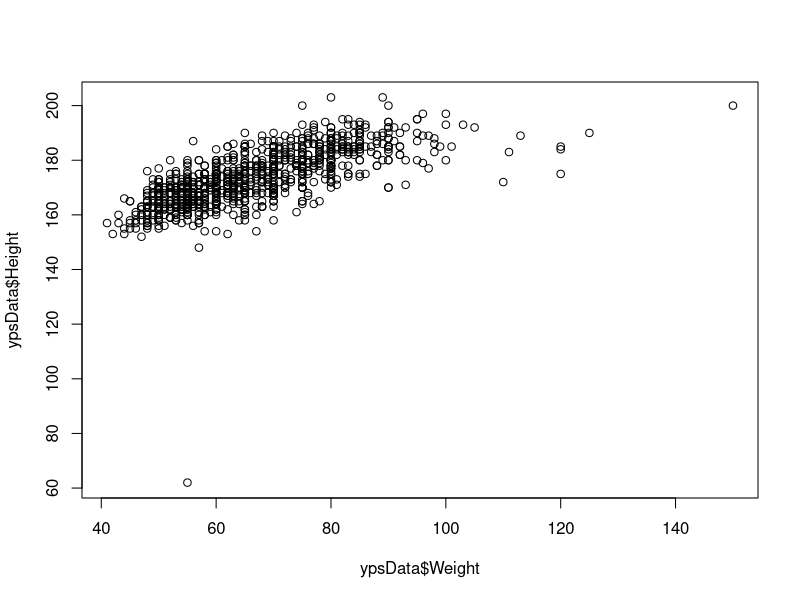

This chart was generated by the following R code: (Note: this script raises an error after producing the figure.)
##############################################################
# Statistics with R Workshop, IGNCA, 24,25,26June2019
# 10. Correlation
##############################################################

# Load and Explore data
ypsData <- read.csv("yps_data_condensed.csv")
names(ypsData)
ypsData$Height <- as.numeric(as.character(ypsData$Height))
ypsData <- ypsData[complete.cases(ypsData),]
plot(ypsData$Weight, ypsData$Height, type='p')

# Pearsons Correlation
cor(ypsData$Weight, ypsData$Height, method = "pearson")
cor.test(ypsData$Weight, ypsData$Height, method = "pearson")

# Kendall Rank Correlation 
cor(ypsData$Number.of.siblings, as.numeric(ypsData$Only.child), method = "kendall")
cor.test(ypsData$Number.of.siblings, as.numeric(ypsData$Only.child), method = "kendall")

# Spearman Rank Correlation
cor(as.numeric(ypsData$Gender), as.numeric(ypsData$Age), method = "spearman")
cor.test(as.numeric(ypsData$Gender), as.numeric(ypsData$Age), method = "spearman")

# Correlation Matrix
ypsNumeric <- ypsData[,sapply(ypsData, is.numeric)]
names(ypsNumeric)
cor(ypsNumeric)

# Correlation Plot
# install.packages("corrplot")
library(corrplot)
corrplot(cor(ypsNumeric))
corrplot.mixed(cor(ypsNumeric))

# Further Learning
# 1. Correlation vs Causation
# 2. Assumptions of Correlation
# 3. Correlation vs Coefficient of Variation
